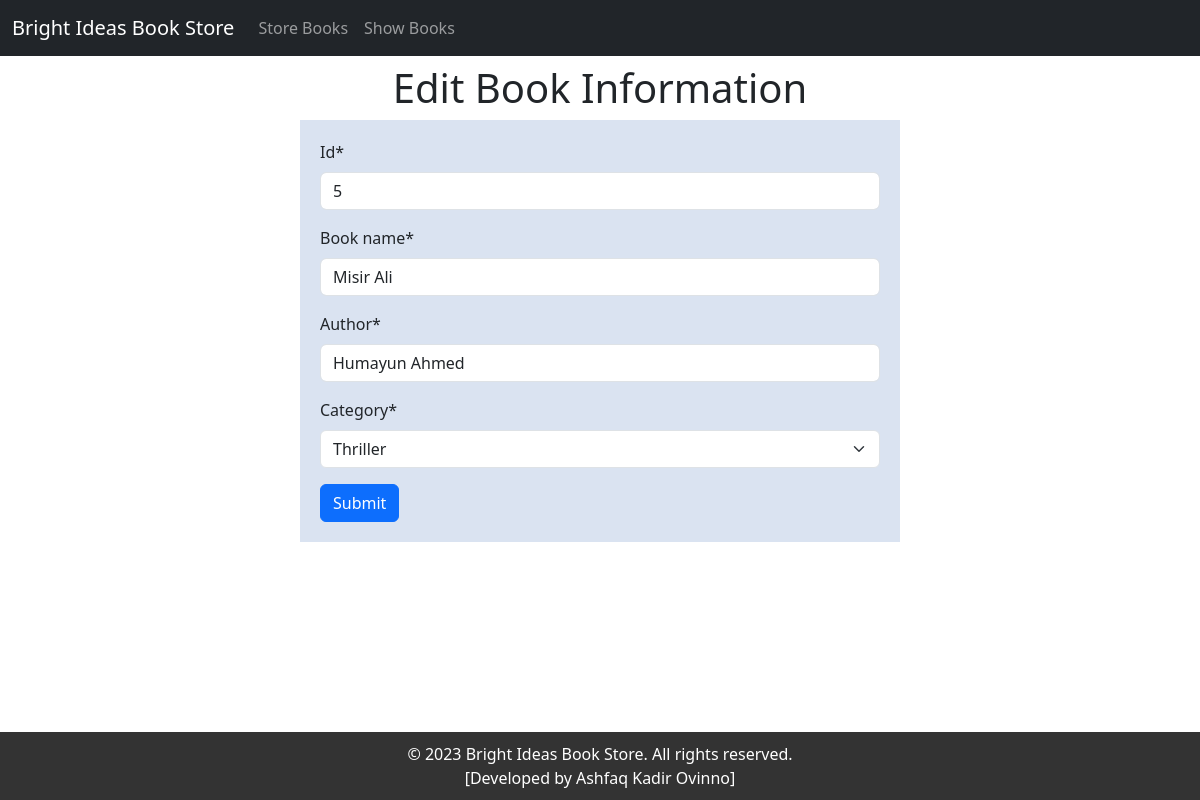
/edit_books/5, run on the app's committed database.
### book/models.py (models this page shows)
class BookStoreModel(models.Model):
    CATEGORY = (
        ('Mystery', 'Mystery'),
        ('Thriller', 'Thriller'),
        ('Sci-Fi', 'Sci-Fi'),
        ('Humor', 'Humor'),
        ('Horror', 'Horror'),
    )
    id = models.IntegerField(primary_key=True)
    book_name = models.CharField(max_length=30)
    author = models.CharField(max_length=30)
    category = models.CharField(max_length=30, choices=CATEGORY)
    first_pub = models.DateTimeField(auto_now_add=True) # first entry
    last_pub = models.DateTimeField(auto_now=True) # edited entry

### book/views.py (the view)
# urls.py: path('edit_books/<int:pk>', BookUpdateView.as_view(), name='edit_book'),
class BookUpdateView(UpdateView):
    model = BookStoreModel
    template_name = 'edit_book.html'
    form_class = BookStoreForm
    pk_url_kwarg = 'pk'
    success_url = reverse_lazy('show_book')

### book/forms.py
class BookStoreForm(forms.ModelForm):
    class Meta:
        model = BookStoreModel
        fields = ['id', 'book_name', 'author', 'category']

### book/templates/edit_book.html (shortened to what this page needs)
{% extends 'base.html' %}
{% load crispy_forms_tags %}
{% block content %}
<div style="width: 50%; margin: auto; text-align: center">
  <h1><h1>Edit Book Information</h1></h1>
</div>
<div
  style="
    width: 50%;
    height: 100%;
    margin: auto;
    background: rgb(218, 227, 241);
    padding: 20px;
  "
>
  <form method="POST">
    {% csrf_token %} {{form|crispy}}
    <button class="btn btn-primary" type="submit">Submit</button>
  </form>
</div>
{% endblock %}

### data on the page
BookStoreModel: id "5", book_name "Misir Ali", author "Humayun Ahmed", category "Thriller"
